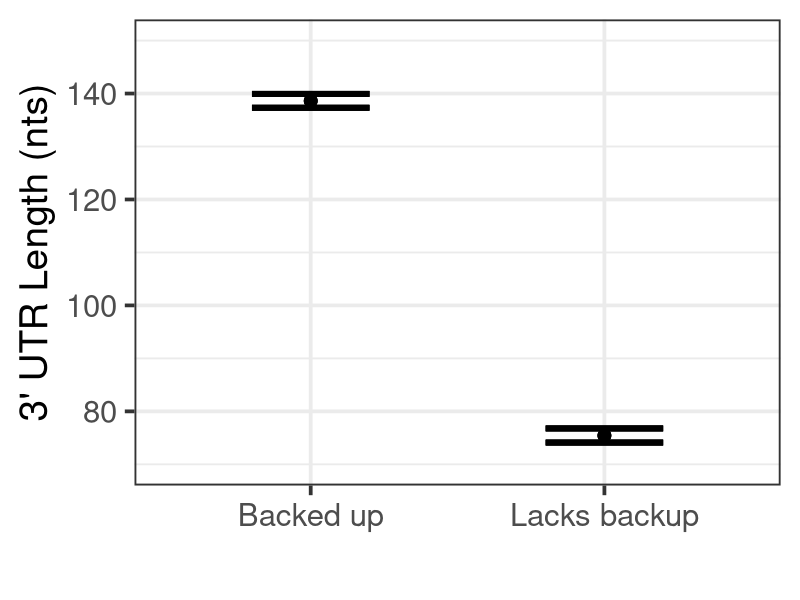
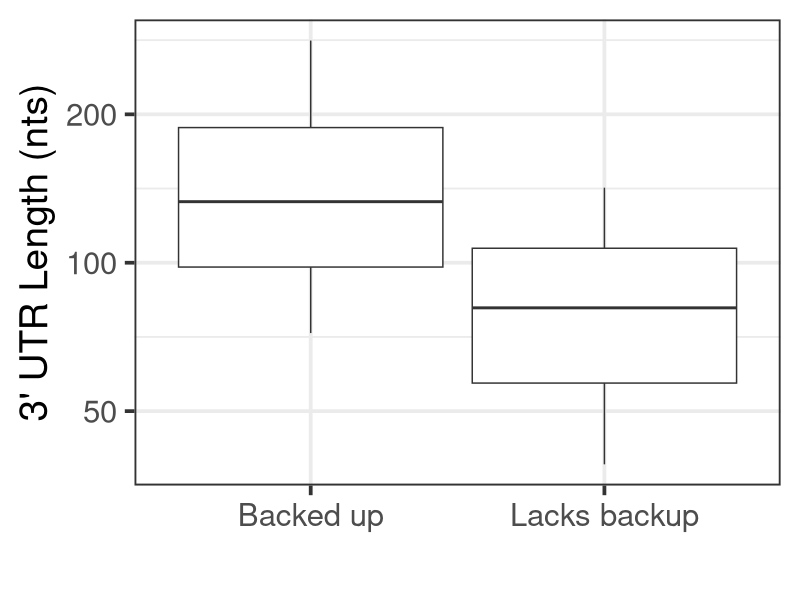
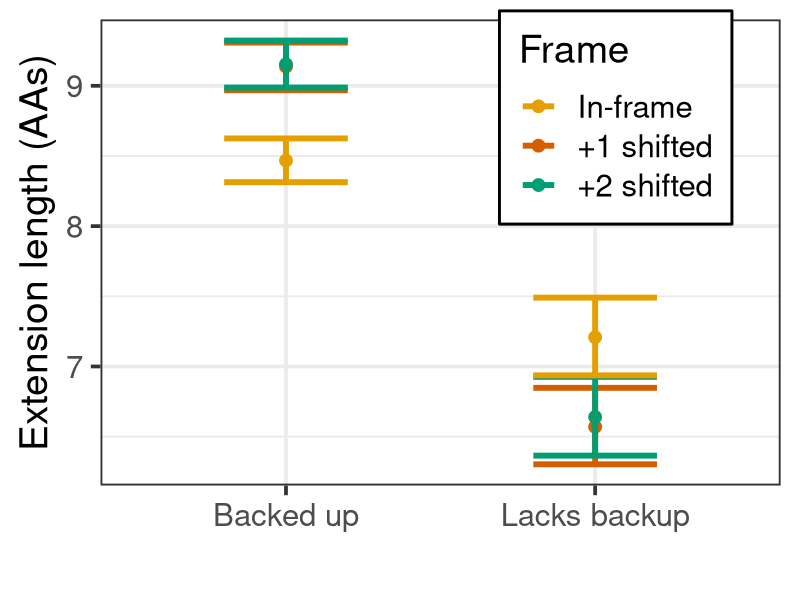
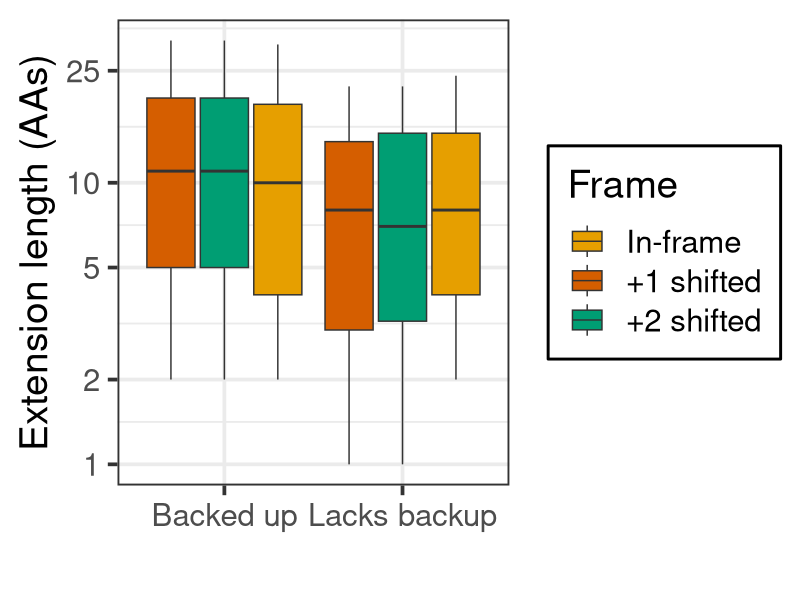
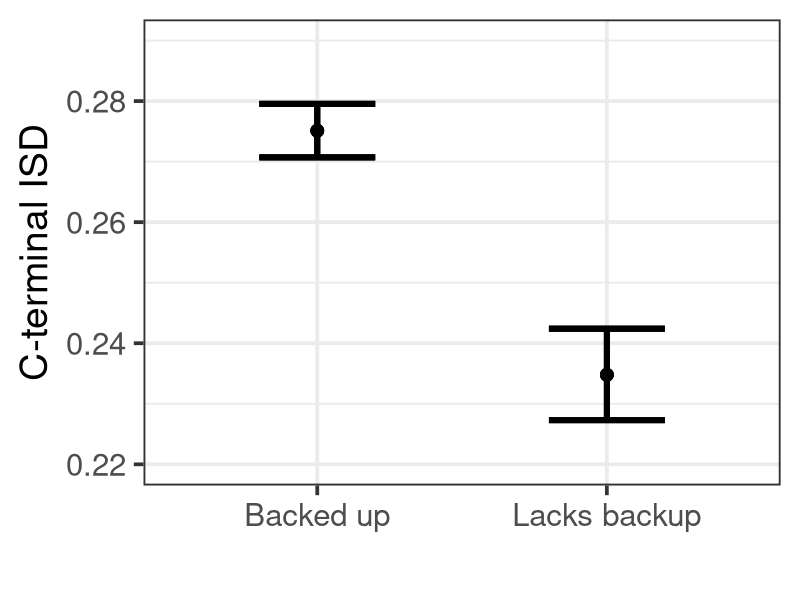
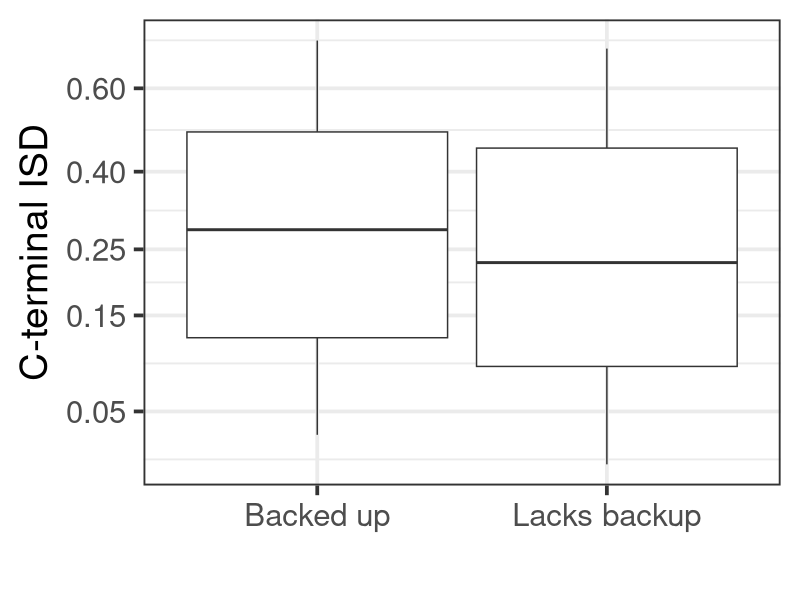
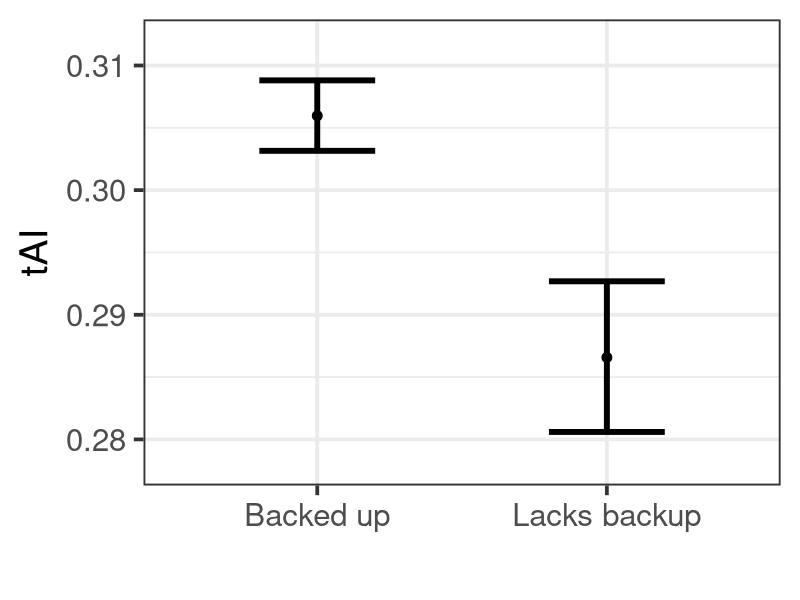
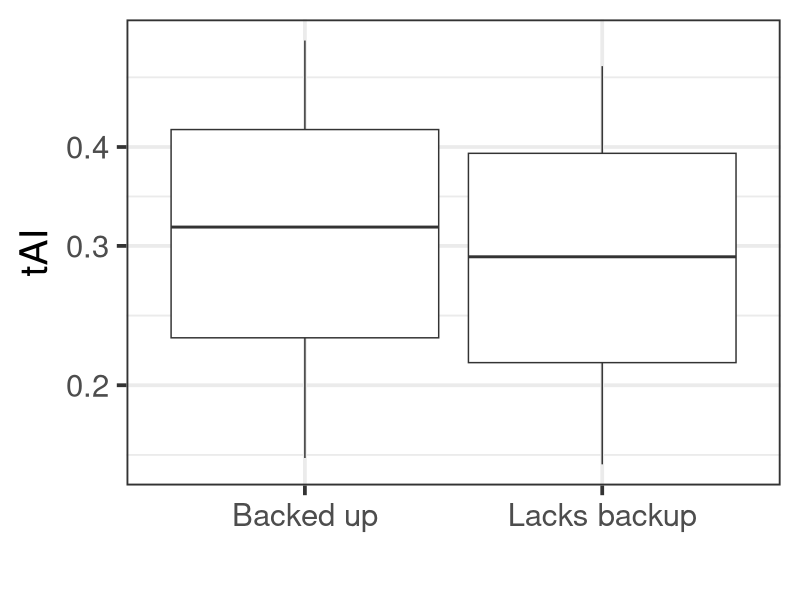

Recreate these plots in R, in order.
# Figure 2 script.

# Load ribohits data.
ribohits.data <- read.table("Data/ribohits_data_11-13-19.tab", header = T, sep = "\t", stringsAsFactors = F)

# Load packages.
library(tidyverse)

# Gather length data by frame.
ribohits.data$Fragile.factor <- ifelse(ribohits.data$Fragile == 0, "Backed up", "Lacks backup")
ribohits.data$Fragile.factor <- factor(ribohits.data$Fragile.factor, levels = c("Backed up", "Lacks backup"))
names(ribohits.data)[c(10, 21:22)] <- c("In-frame", "+1 shifted", "+2 shifted")
ribohits.frame <- ribohits.data %>% gather("In-frame", "+1 shifted", "+2 shifted", key = "Frame", value = "Length")

# Group by fragile proteins.
fragile.data <- group_by(ribohits.frame, Fragile, Frame) %>%
  summarise(UTR.mean = mean(log(Length.3UTR), na.rm = T),
            UTR.sd = sd(log(Length.3UTR), na.rm = T),
            UTR.N = length(log(Length.3UTR)),
            UTR.se = UTR.sd / sqrt(UTR.N),
            Length.mean = mean(log(Length), na.rm = T),
            Length.sd = sd(log(Length), na.rm = T),
            Length.N = sum(!is.na(Length)),
            Length.se = Length.sd / sqrt(Length.N),
            ISD.Last10.mean = mean(sqrt(ISD.Last10.iupred2), na.rm = T),
            ISD.Last10.sd = sd(sqrt(ISD.Last10.iupred2), na.rm = T),
            ISD.Last10.N = length(sqrt(ISD.Last10.iupred2)),
            ISD.Last10.se = ISD.Last10.sd / sqrt(ISD.Last10.N),
            tAI.mean = mean(tai.4.log, na.rm = T),
            tAI.sd = sd(tai.4.log, na.rm = T),
            tAI.N = sum(!is.na(tai.4.log)),
            tAI.se = tAI.sd / sqrt(tAI.N))
fragile.data$Frame <- factor(fragile.data$Frame, levels = c("In-frame", "+1 shifted", "+2 shifted"))

# Plotting figures. Means and standard errors for each figure first, then with a boxplot.
# Part A.
png(filename = "Scripts/Figures/Fragile_UTRLength_12-18-19.png", width = 6, height = 6, units = "in", res = 350)
ggplot(data = fragile.data,
       aes(x = factor(Fragile),
           y = exp(UTR.mean))) +
  geom_point(size = 4) +
  geom_errorbar(aes(ymin = exp(UTR.mean - UTR.se), ymax = exp(UTR.mean + UTR.se)), width = 0.4, size = 2) +
  scale_x_discrete(labels = c("Backed up", "Lacks backup")) +
  xlab("") +
  ylab("3' UTR Length (nts)") +
  scale_y_continuous(limits = c(70, 150)) +
  theme_bw(base_size = 28)
dev.off()

# Part A with box plot.
boxplot.quantiles <- function(x){
  qntls <- quantile(x, probs = c(0.09, 0.25, 0.5, 0.75, 0.91))
  names(qntls) <- c("ymin", "lower", "middle", "upper", "ymax")
  return(qntls)
}
png(filename = "Scripts/Figures/Fragile_UTRLength_boxplot_10-15-19.png", width = 400, height = 400)
ggplot(data = ribohits.data,
       aes(x = factor(Fragile),
           y = log(Length.3UTR))) +
  stat_summary(fun.data = boxplot.quantiles, geom = "boxplot") +
  scale_x_discrete(labels = c("Backed up", "Lacks backup")) +
  xlab("") +
  ylab("3' UTR Length (nts)") +
  scale_y_continuous(breaks = log(c(50, 100, 200)),
                     labels = c(50, 100, 200)) +
  theme_bw(base_size = 28)
dev.off()

# Part B
png(filename = "Scripts/Figures/Fragile_ExtL_+1+2_12-18-19.png", width = 6, height = 6, units = "in", res = 350)
ggplot(data = fragile.data,
       aes(x = factor(Fragile),
           y = exp(Length.mean),
           color = Frame)) +
  geom_point(size = 4) +
  geom_errorbar(aes(ymin = exp(Length.mean - Length.se), ymax = exp(Length.mean + Length.se)), width = 0.4, size = 2) +
  scale_x_discrete(labels = c("Backed up", "Lacks backup")) +
  xlab("") +
  ylab("Extension length (AAs)") +
  theme_bw(base_size = 28) +
  scale_color_manual(breaks = c("In-frame", "+1 shifted", "+2 shifted"),
                     values = c("#E69F00", "#D55E00", "#009E73")) +
  theme(legend.position = c(0.7575, 0.7895),
        legend.background = element_rect(fill = "white", size = 1, linetype = "solid", color = "black"),
        legend.spacing.y = unit(0.25, 'cm'), legend.key.size = unit(1.0, "cm"))
dev.off()

# Part B with box plot.
png(filename = "Scripts/Figures/Fragile_ExtL_boxplot_+1+2_10-27-19.png", width = 600, height = 400)
ggplot(data = ribohits.frame[!is.na(ribohits.frame$Length),],
       aes(x = factor(Fragile),
           y = log(Length),
           fill = Frame)) +
  stat_summary(fun.data = boxplot.quantiles, geom = "boxplot", position = "dodge2") +
  scale_x_discrete(labels = c("Backed up", "Lacks backup")) +
  xlab("") +
  ylab("Extension length (AAs)") +
  scale_y_continuous(breaks = log(c(1, 2, 5, 10, 25)),
                     labels = c(1, 2, 5, 10, 25)) +
  theme_bw(base_size = 28) +
  scale_fill_manual(breaks = c("In-frame", "+1 shifted", "+2 shifted"),
                     values = c("#E69F00", "#D55E00", "#009E73")) +
  theme(legend.background = element_rect(fill = "white", size = 1, linetype = "solid", color = "black"),
        legend.spacing.y = unit(0.25, 'cm'), legend.key.size = unit(1.0, "cm"))
dev.off()

# Part C
png(filename = "Scripts/Figures/Fragile_ISDLast10_12-18-19.png", width = 6, height = 6, units = "in", res = 350)
ggplot(data = fragile.data,
       aes(x = factor(Fragile),
           y = ISD.Last10.mean ^ 2)) +
  geom_point(size = 4) +
  geom_errorbar(aes(ymin = (ISD.Last10.mean - ISD.Last10.se)^2, ymax = (ISD.Last10.mean + ISD.Last10.se)^2),
                width = 0.4, size = 2) +
  scale_x_discrete(labels = c("Backed up", "Lacks backup")) +
  scale_y_continuous(limits = c(0.22, 0.29)) +
  xlab("") +
  ylab("C-terminal ISD") +
  theme_bw(base_size = 28)
dev.off()

# Part C with boxplot
png(filename = "Scripts/Figures/Fragile_ISDLast10_boxplot_10-15-19.png", width = 400, height = 400)
ggplot(data = ribohits.data,
       aes(x = factor(Fragile),
           y = sqrt(ISD.Last10.iupred2))) +
  stat_summary(fun.data = boxplot.quantiles, geom = "boxplot") +
  scale_x_discrete(labels = c("Backed up", "Lacks backup")) +
  scale_y_continuous(breaks = sqrt(c(0.05, 0.15, 0.25, 0.4, 0.6)),
                     labels = c("0.05", "0.15", "0.25", "0.40", "0.60")) +
  xlab("") +
  ylab("C-terminal ISD") +
  theme_bw(base_size = 28)
dev.off()

# Part D
png(filename = "Scripts/Figures/Fragile_tAI4log_12-18-19.png", width = 6, height = 6, units = "in", res = 350)
ggplot(fragile.data[fragile.data$Frame == "In-frame",],
       aes(
         x = factor(Fragile),
         y = exp(tAI.mean)
       )) +
  geom_point(size = 3) +
  geom_errorbar(aes(ymin = exp(tAI.mean - tAI.se), ymax = exp(tAI.mean + tAI.se)),
                width = 0.4, size = 2) +
  ylab("tAI") +
  xlab("") +
  scale_y_continuous(limits = c(0.278, 0.312)) +
  scale_x_discrete(labels = c("Backed up", "Lacks backup")) +
  theme_bw(base_size = 28)
dev.off()

# Part D with boxplot.
png(filename = "Scripts/Figures/Fragile_tAI4log_boxplot_10-15-19.png", height = 400, width = 425)
ggplot(ribohits.data,
       aes(
         x = factor(Fragile),
         y = tai.4.log
       )) +
  stat_summary(fun.data = boxplot.quantiles, geom = "boxplot") +
  ylab("tAI") +
  xlab("") +
  scale_y_continuous(breaks = log(c(0.2, 0.3, 0.4)),
                     labels = c(0.2, 0.3, 0.4)) +
  scale_x_discrete(labels = c("Backed up", "Lacks backup")) +
  theme_bw(base_size = 28)
dev.off()
